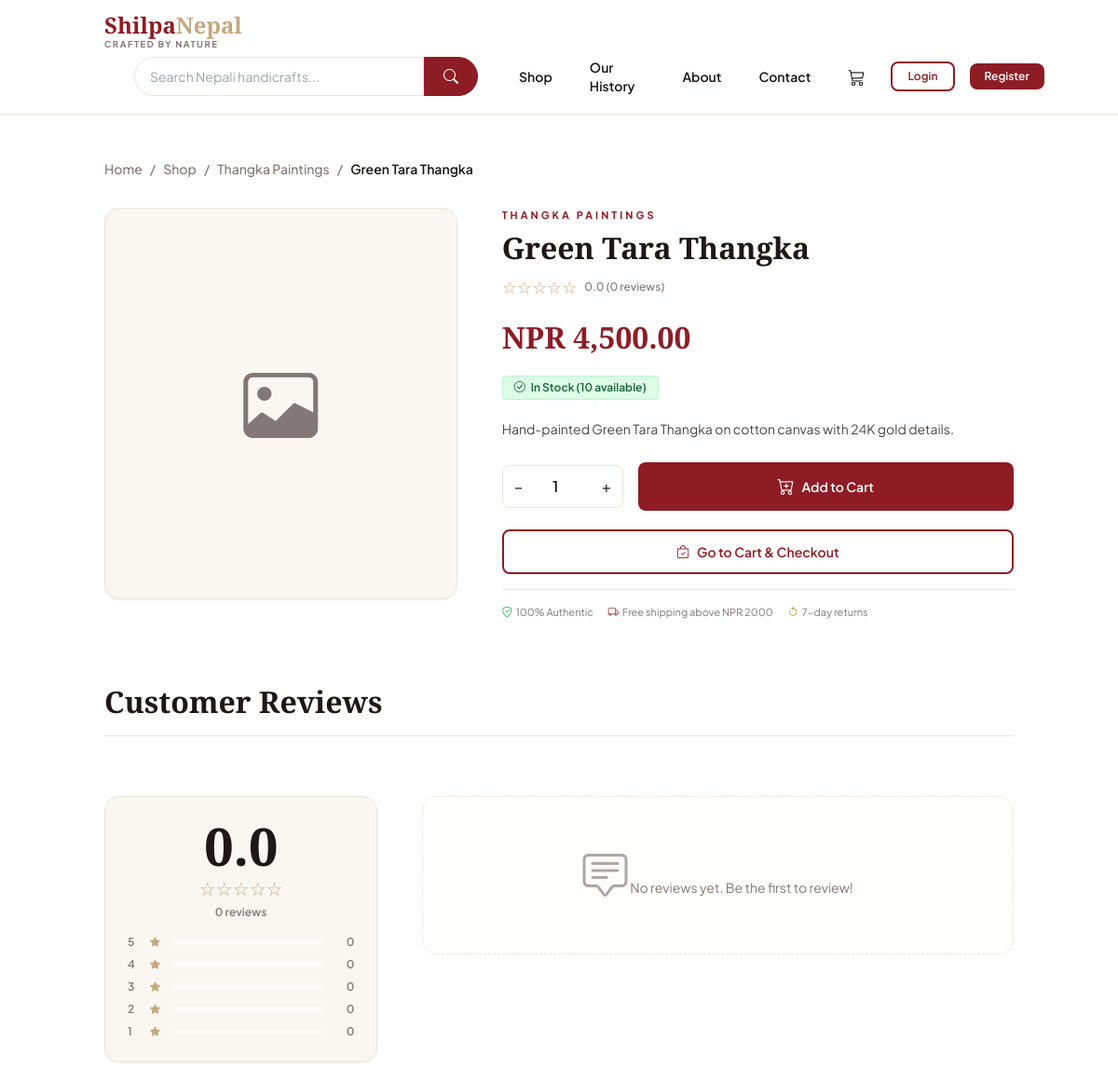
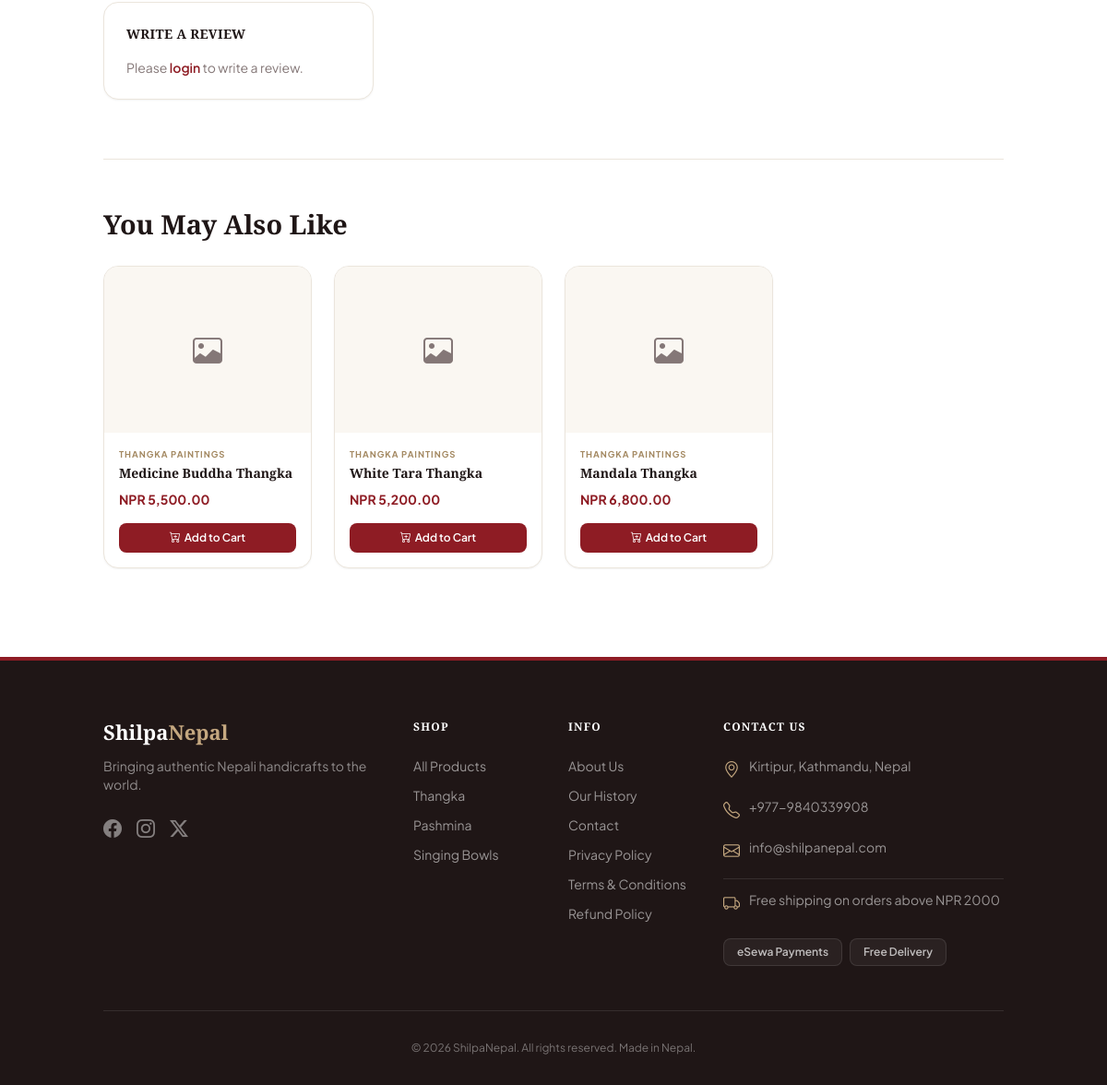
The page /product.php?slug=green-tara-thangka on the database its author committed (2 pictures, top to bottom).
### tables this page shows
CREATE TABLE products (
    id INT AUTO_INCREMENT PRIMARY KEY, category_id INT NOT NULL,
    name VARCHAR(200) NOT NULL, slug VARCHAR(200) NOT NULL UNIQUE,
    description TEXT, price DECIMAL(10,2) NOT NULL, stock INT NOT NULL DEFAULT 0,
    image VARCHAR(255), featured TINYINT(1) DEFAULT 0, low_stock_threshold INT DEFAULT 5,
    created_at TIMESTAMP DEFAULT CURRENT_TIMESTAMP,
    FOREIGN KEY (category_id) REFERENCES categories(id) ON DELETE CASCADE
);

CREATE TABLE categories (
    id INT AUTO_INCREMENT PRIMARY KEY, name VARCHAR(100) NOT NULL,
    slug VARCHAR(100) NOT NULL UNIQUE, created_at TIMESTAMP DEFAULT CURRENT_TIMESTAMP
);

### includes/auth_check.php (called while the page is built, shortened)
<?php
function isLoggedIn() { return isset($_SESSION['user_id']); }

### product.php (the view, shortened to what this page needs)
<?php
$slug = trim($_GET['slug'] ?? '');
require_once 'includes/db.php';
require_once 'includes/auth_check.php';
$stmt = $conn->prepare("SELECT p.*,c.name as cat_name,c.slug as cat_slug,COALESCE(AVG(r.rating),0) as avg_rating,COUNT(DISTINCT r.id) as review_count FROM products p JOIN categories c ON p.category_id=c.id LEFT JOIN reviews r ON r.product_id=p.id WHERE p.slug=? GROUP BY p.id");
$stmt->bind_param("s",$slug); $stmt->execute();
$product = $stmt->get_result()->fetch_assoc();
$revStmt = $conn->prepare("SELECT r.*,u.full_name FROM reviews r JOIN users u ON r.user_id=u.id WHERE r.product_id=? ORDER BY r.created_at DESC");
$revStmt->bind_param("i",$product['id']); $revStmt->execute();
$reviewList = $revStmt->get_result();
$userReviewed = false;
$related = $conn->prepare("SELECT p.*,c.name as cat_name FROM products p JOIN categories c ON p.category_id=c.id WHERE p.category_id=? AND p.id!=? AND p.stock>0 LIMIT 4");
$related->bind_param("ii",$product['category_id'],$product['id']); $related->execute();
$relatedProducts = $related->get_result();
$ratingBreakdown = [];
for ($i=5;$i>=1;$i--) {
    $rb = $conn->prepare("SELECT COUNT(*) as cnt FROM reviews WHERE product_id=? AND rating=?");
    $rb->bind_param("ii",$product['id'],$i); $rb->execute();
    $ratingBreakdown[$i] = (int)$rb->get_result()->fetch_assoc()['cnt'];
}
include 'includes/header.php';
?>
<main class="flex-grow">
<div class="container py-12">
    <nav class="flex text-sm text-muted font-medium gap-2 mb-8">
        <a href="<?= SITE_URL ?>" class="hover:text-primary transition">Home</a>
        <span>/</span>
        <a href="<?= SITE_URL ?>/products.php" class="hover:text-primary transition">Shop</a>
        <span>/</span>
        <a href="<?= SITE_URL ?>/products.php?category=<?= $product['cat_slug'] ?>" class="hover:text-primary transition"><?= htmlspecialchars($product['cat_name']) ?></a>
        <span>/</span>
        <span class="text-dark font-semibold truncate max-w-[200px]"><?= htmlspecialchars($product['name']) ?></span>
    </nav>
    <div class="grid grid-cols-1 lg:grid-cols-12 gap-12 mb-16">
        <div class="lg:col-span-5">
            <div class="rounded-2xl border border-border overflow-hidden bg-cream h-[420px] flex items-center justify-center p-6 shadow-sm">
                <?php if ($product['image']): ?>
                    <img src="<?= SITE_URL ?>/assets/images/uploads/<?= htmlspecialchars($product['image']) ?>" alt="<?= htmlspecialchars($product['name']) ?>" class="w-full h-full object-cover">
                <?php else: ?>
                    <i class="bi bi-image text-muted text-[5rem]"></i>
                <?php endif; ?>
            </div>
        </div>
        <div class="lg:col-span-7 flex flex-col">
            <span class="text-[11px] font-bold tracking-[3px] text-primary uppercase"><?= htmlspecialchars($product['cat_name']) ?></span>
            <h1 class="font-playfair text-[2rem] font-bold text-dark mt-1.5 mb-2 leading-tight"><?= htmlspecialchars($product['name']) ?></h1>
            <div class="flex items-center gap-2 mb-4">
                <div class="text-accent text-lg"><?php $r=round($product['avg_rating']); for($i=1;$i<=5;$i++) echo $i<=$r?'★':'☆'; ?></div>
                <span class="text-xs text-muted font-medium"><?= number_format($product['avg_rating'],1) ?> (<?= $product['review_count'] ?> reviews)</span>
            </div>
            <div class="font-playfair text-[2rem] font-bold text-primary mb-4">NPR <?= number_format($product['price'],2) ?></div>
            <div class="mb-5">
                <?php if ($product['stock']<=0): ?>
                    <span class="bg-gray-100 border border-gray-200 text-gray-800 text-xs font-semibold px-3 py-1 rounded">Out of Stock</span>
                <?php elseif ($product['stock']<=LOW_STOCK_LIMIT): ?>
                    <span class="bg-yellow-100 border border-yellow-200 text-yellow-800 text-xs font-semibold px-3 py-1 rounded inline-flex items-center gap-1.5"><i class="bi bi-exclamation-triangle"></i>Only <?= $product['stock'] ?> left!</span>
                <?php else: ?>
                    <span class="bg-green-100 border border-green-200 text-green-800 text-xs font-semibold px-3 py-1 rounded inline-flex items-center gap-1.5"><i class="bi bi-check-circle"></i>In Stock (<?= $product['stock'] ?> available)</span>
                <?php endif; ?>
            </div>
            <p class="text-sm text-dark/80 mb-6 leading-relaxed whitespace-pre-line"><?= htmlspecialchars($product['description']) ?></p>
            <?php if ($product['stock']>0): ?>
            <div class="flex flex-col sm:flex-row gap-4 items-stretch sm:items-center mb-5">
                <div class="flex border border-border rounded-lg bg-white overflow-hidden w-full sm:w-[130px] h-[46px]">
                    <button class="px-3 hover:bg-cream text-dark transition" type="button" id="qtyMinus">−</button>
                    <input type="number" id="qtyInput" class="w-full text-center border-none bg-transparent text-dark font-semibold focus:outline-none" value="1" min="1" max="<?= $product['stock'] ?>">
                    <button class="px-3 hover:bg-cream text-dark transition" type="button" id="qtyPlus">+</button>
                </div>
                <button class="flex-grow py-3 px-6 bg-primary hover:bg-primary-dark text-white rounded-lg transition duration-300 font-semibold text-sm add-to-cart flex items-center justify-center gap-2" data-id="<?= $product['id'] ?>" data-name="<?= htmlspecialchars($product['name']) ?>">
                    <i class="bi bi-cart-plus text-lg"></i>Add to Cart
                </button>
            </div>
            <a href="<?= SITE_URL ?>/cart.php" class="inline-flex justify-center items-center gap-2 py-3 border-2 border-primary text-primary hover:bg-primary hover:text-white rounded-lg transition duration-300 font-semibold text-sm w-full mb-4"><i class="bi bi-bag-check"></i>Go to Cart & Checkout</a>
            <?php else: ?>
            <button class="py-3 px-6 bg-gray-300 text-gray-500 rounded-lg font-semibold text-sm w-full mb-4 cursor-not-allowed" disabled>Out of Stock</button>
            <?php endif; ?>
            <div class="border-t border-border pt-4 mt-auto">
                <small class="text-[11px] text-muted flex flex-wrap gap-x-4 gap-y-1"><span class="flex items-center gap-1"><i class="bi bi-shield-check text-green-600"></i>100% Authentic</span><span class="flex items-center gap-1"><i class="bi bi-truck text-primary"></i>Free shipping above NPR 2000</span><span class="flex items-center gap-1"><i class="bi bi-arrow-counterclockwise text-yellow-600"></i>7-day returns</span></small>
            </div>
        </div>
    </div>
    <div class="grid grid-cols-1 lg:grid-cols-12 gap-12 mb-16">
        <div class="lg:col-span-12"><h3 class="font-playfair text-[2rem] font-bold text-dark mb-4 border-b border-border pb-3">Customer Reviews</h3></div>
        <div class="lg:col-span-4 space-y-6">
            <div class="bg-cream border border-border rounded-2xl p-6 shadow-sm">
                <div class="text-center mb-4">
                    <div class="font-playfair text-[3.5rem] font-bold text-dark leading-none mb-1"><?= number_format($product['avg_rating'],1) ?></div>
                    <div class="text-accent text-xl"><?php for($i=1;$i<=5;$i++) echo $i<=round($product['avg_rating'])?'★':'☆'; ?></div>
                    <div class="text-xs text-muted font-semibold mt-1"><?= $product['review_count'] ?> reviews</div>
                </div>
                <div class="space-y-2">
                    <?php for($i=5;$i>=1;$i--): $cnt=$ratingBreakdown[$i]; $pct=$product['review_count']>0?($cnt/$product['review_count']*100):0; ?>
                    <div class="flex items-center gap-3 text-xs">
                        <span class="text-muted w-3 font-semibold"><?= $i ?></span>
                        <i class="bi bi-star-fill text-accent text-[11px]"></i>
                        <div class="flex-grow bg-white/60 h-2 rounded-full overflow-hidden border border-border/30">
                        </div>
                        <span class="text-muted w-5 font-semibold text-right"><?= $cnt ?></span>
                    </div>
                    <?php endfor; ?>
                </div>
            </div>
            <div class="border border-border rounded-2xl p-6 shadow-sm bg-white">
                <h6 class="font-bold text-dark mb-4 text-sm tracking-wide uppercase">Write a Review</h6>
                <?php if (!isLoggedIn()): ?>
                    <p class="text-sm text-muted">Please <a href="<?= SITE_URL ?>/auth/login.php" class="text-primary font-semibold hover:underline">login</a> to write a review.</p>
                <?php elseif ($userReviewed): ?>
                    <div class="bg-green-50 border border-green-200 text-green-800 rounded-lg p-3 text-xs font-semibold">You already reviewed this product.</div>
                <?php endif; ?>
            </div>
        </div>
        <div class="lg:col-span-8 space-y-6">
            <?php if ($reviewList->num_rows===0): ?>
            <div class="text-center py-12 text-muted border border-border border-dashed rounded-2xl bg-cream/10">
                <i class="bi bi-chat-square-text text-[3rem] text-muted/65 mb-3 d-block"></i>
                <span class="text-sm">No reviews yet. Be the first to review!</span>
            </div>
            <?php else: while ($rev=$reviewList->fetch_assoc()): ?>
            <div class="border-b border-border pb-6 last:border-b-0">
                <div class="flex justify-between items-start">
                    <div>
                        <strong class="text-dark font-bold text-sm block"><?= htmlspecialchars(explode(' ',$rev['full_name'])[0]) ?></strong>
                        <div class="text-accent text-xs mt-0.5"><?php for($i=1;$i<=5;$i++) echo $i<=$rev['rating']?'★':'☆'; ?></div>
                    </div>
                    <small class="text-xs text-muted font-medium"><?= date('M d, Y',strtotime($rev['created_at'])) ?></small>
                </div>
                <?php if ($rev['comment']): ?>
                    <p class="mt-3 text-sm text-dark/75 leading-relaxed bg-cream/20 border border-border/20 p-4 rounded-xl"><?= htmlspecialchars($rev['comment']) ?></p>
                <?php endif; ?>
            </div>
            <?php endwhile; endif; ?>
        </div>
    </div>
    <?php if ($relatedProducts->num_rows>0): ?>
    <div class="border-t border-border pt-12">
        <h3 class="font-playfair text-[1.8rem] font-bold text-dark mb-6">You May Also Like</h3>
        <div class="grid grid-cols-2 md:grid-cols-4 gap-6">
            <?php while ($rp=$relatedProducts->fetch_assoc()): ?>
            <div class="bg-white border border-border rounded-2xl overflow-hidden shadow-sm hover:border-primary transition-all duration-300 flex flex-col h-full group">
                <a href="<?= SITE_URL ?>/product.php?slug=<?= urlencode($rp['slug']) ?>" class="block flex-grow flex flex-col">
                    <div class="h-[180px] overflow-hidden bg-cream relative">
                        <?php if ($rp['image']): ?>
                            <img src="<?= SITE_URL ?>/assets/images/uploads/<?= htmlspecialchars($rp['image']) ?>" alt="" class="w-full h-full object-cover">
                        <?php else: ?>
                            <div class="flex items-center justify-center h-full text-muted"><i class="bi bi-image text-[2rem]"></i></div>
                        <?php endif; ?>
                    </div>
                    <div class="p-4 flex-grow flex flex-col">
                        <span class="text-[9.5px] font-bold uppercase tracking-widest text-accent-dark"><?= htmlspecialchars($rp['cat_name']) ?></span>
                        <h4 class="font-playfair text-sm font-bold text-dark mt-1 mb-1 leading-snug group-hover:text-primary transition-colors duration-200"><?= htmlspecialchars($rp['name']) ?></h4>
                        <div class="text-primary font-bold text-sm mt-auto pt-1">NPR <?= number_format($rp['price'],2) ?></div>
                    </div>
                </a>
                <div class="px-4 pb-4">
                    <button class="w-full py-2 bg-primary hover:bg-primary-dark text-white rounded-lg transition duration-300 font-semibold text-xs add-to-cart flex items-center justify-center gap-1" data-id="<?= $rp['id'] ?>" data-name="<?= htmlspecialchars($rp['name']) ?>"><i class="bi bi-cart-plus"></i>Add to Cart</button>
                </div>
            </div>
            <?php endwhile; ?>
        </div>
    </div>
    <?php endif; ?>
</div>
</main>
<?php include 'includes/footer.php'; ?>

### assets/css/style.css (style rules this page uses)
body { font-family: 'Plus Jakarta Sans', sans-serif; }
h1, h2, h3, h4, h5, h6 { font-family: 'Playfair Display', serif; }

### rows shown on the page
products: category.name "Thangka Paintings", name "Green Tara Thangka", category.name "THANGKA PAINTINGS", price "4,500.00", stock "10", description "Hand-painted Green Tara Thangka on cotton canvas with 24K gold details."
products: category.name "THANGKA PAINTINGS", name "Medicine Buddha Thangka", price "5,500.00"
products: category.name "THANGKA PAINTINGS", name "White Tara Thangka", price "5,200.00"
products: category.name "THANGKA PAINTINGS", name "Mandala Thangka", price "6,800.00"

### other values the page prints
$product['avg_rating'] "0.0"
$product['review_count'] "0"
$cnt "0"
